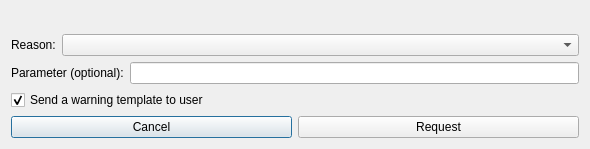
<?xml version="1.0" encoding="UTF-8"?>
<ui version="4.0">
 <class>SpeedyForm</class>
 <widget class="QDialog" name="SpeedyForm">
  <property name="geometry">
   <rect>
    <x>0</x>
    <y>0</y>
    <width>590</width>
    <height>149</height>
   </rect>
  </property>
  <property name="windowTitle">
   <string>Request deletion of a page</string>
  </property>
  <layout class="QVBoxLayout" name="verticalLayout">
   <item>
    <widget class="QLabel" name="label_2">
     <property name="text">
      <string/>
     </property>
    </widget>
   </item>
   <item>
    <layout class="QHBoxLayout" name="horizontalLayout">
     <item>
      <widget class="QLabel" name="label">
       <property name="sizePolicy">
        <sizepolicy hsizetype="Fixed" vsizetype="Preferred">
         <horstretch>0</horstretch>
         <verstretch>0</verstretch>
        </sizepolicy>
       </property>
       <property name="text">
        <string>Reason:</string>
       </property>
      </widget>
     </item>
     <item>
      <widget class="QComboBox" name="comboBox"/>
     </item>
    </layout>
   </item>
   <item>
    <layout class="QHBoxLayout" name="horizontalLayout_3">
     <item>
      <widget class="QLabel" name="label_3">
       <property name="text">
        <string>Parameter (optional):</string>
       </property>
      </widget>
     </item>
     <item>
      <widget class="QLineEdit" name="lineEdit"/>
     </item>
    </layout>
   </item>
   <item>
    <widget class="QCheckBox" name="checkBox">
     <property name="text">
      <string>Send a warning template to user</string>
     </property>
     <property name="checked">
      <bool>true</bool>
     </property>
    </widget>
   </item>
   <item>
    <layout class="QHBoxLayout" name="horizontalLayout_2">
     <item>
      <widget class="QPushButton" name="pushButton_2">
       <property name="text">
        <string>Cancel</string>
       </property>
      </widget>
     </item>
     <item>
      <widget class="QPushButton" name="pushButton">
       <property name="text">
        <string>Request</string>
       </property>
      </widget>
     </item>
    </layout>
   </item>
  </layout>
 </widget>
 <resources/>
 <connections/>
</ui>
